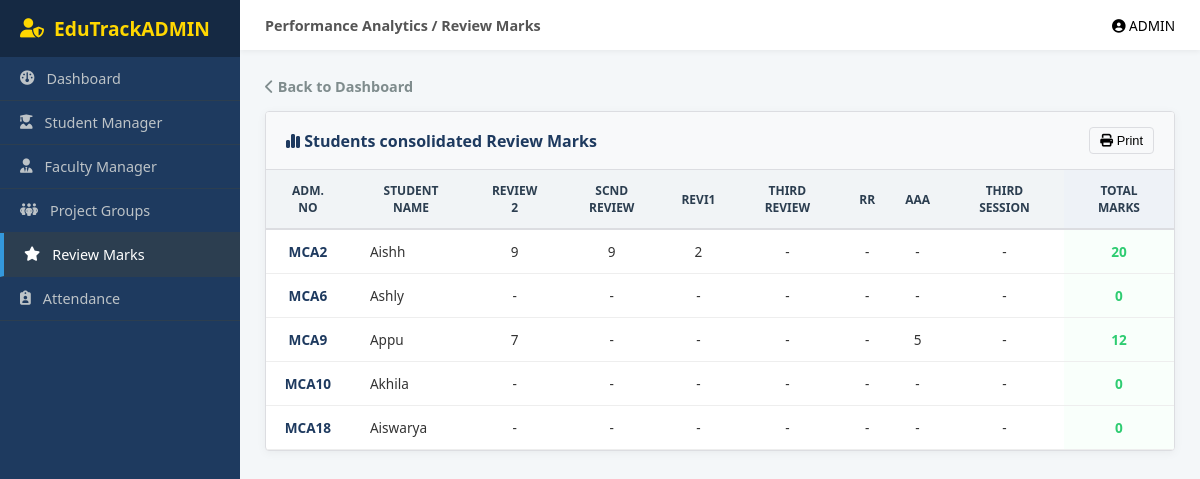
/WAdmin/view_review_marks/, run on an earlier commit of the app's database.
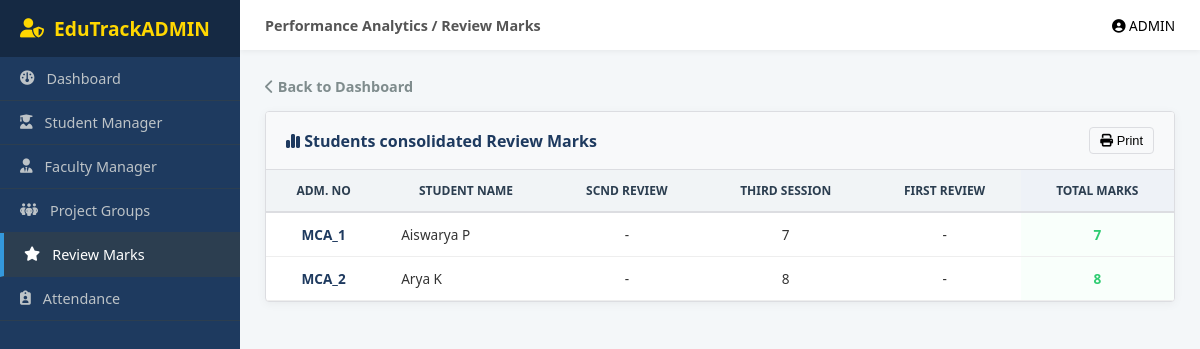
And on a later commit of the database.
### Admin/models.py (models this page shows, shortened)
class ReviewSchedule(models.Model):
    review_date = models.DateField()
    review_time = models.TimeField()
    review_topic = models.CharField(max_length=200)
    STATUS_CHOICES = [
        ('Pending', 'Pending'),
        ('Completed', 'Completed'),
        ('Cancelled', 'Cancelled'),
    ]
    review_status = models.CharField(max_length=20, choices=STATUS_CHOICES, default='Pending')
    remarks = models.TextField(blank=True, null=True)  # optional notes
    created_at = models.DateTimeField(auto_now_add=True)
    updated_at = models.DateTimeField(auto_now=True)

class Student(models.Model):
    admission_number = models.CharField(max_length=30, unique=True)
    name = models.CharField(max_length=100)
    email = models.EmailField(unique=True)
    phone = models.CharField(max_length=15)
    department = models.CharField(max_length=50)
    course = models.CharField(max_length=10)  # BCA / MCA
    academic_batch = models.CharField(max_length=20)  # previously course_batch
    file_batch = models.CharField(max_length=5)  # A/B/C/D
    password = models.CharField(max_length=255)

### Admin/views.py (the view)
# urls.py: path('view_review_marks/', views.admin_view_review_marks, name='view_review_marks'),
def admin_view_review_marks(request):
    students = Student.objects.all()
    reviews = ReviewSchedule.objects.all().order_by('review_date')
    table_data = []
    for student in students:
        marks = ReviewMark.objects.filter(student=student)
        review_marks = {}
        total = 0
        for mark in marks:
            review_marks[mark.review.id] = mark.mark
            total += mark.mark
        table_data.append({
            "student": student,
            "marks": review_marks,
            "total": total
        })
    context = {
        "students": table_data,
        "reviews": reviews
    }
    return render(request,"Admin/view_review_marks.html",context)

### faculty/templatetags/custome_filters.py (called while the page is built)
@register.filter
def get_item(dictionary, key):
    return dictionary.get(key)

### Admin/templates/Admin/view_review_marks.html (shortened to what this page needs)
{% load custome_filters %}
<!doctype html>
<html lang="en">
  <head>
    <link
      rel="stylesheet"
      href="https://cdnjs.cloudflare.com/ajax/libs/font-awesome/6.5.0/css/all.min.css"
    />
  </head>
  <body>
    <div class="sidebar">
      <div class="sidebar-brand">
        <i class="fa-solid fa-user-shield"></i> EduTrackADMIN
      </div>
      <a href="{% url 'WAdmin:admin_dashboard' %}" class="nav-item"
        ><i class="fa-solid fa-gauge"></i> Dashboard</a
      >
      <a href="{% url 'WAdmin:student_list' %}" class="nav-item"
        ><i class="fa-solid fa-user-graduate"></i> Student Manager</a
      >
      <a href="{% url 'WAdmin:faculty_list' %}" class="nav-item"
        ><i class="fa-solid fa-user-tie"></i> Faculty Manager</a
      >
      <a href="{% url 'WAdmin:project_group_list' %}" class="nav-item"
        ><i class="fa-solid fa-people-group"></i> Project Groups</a
      >
      <a href="{% url 'WAdmin:review_schedule' %}" class="nav-item active"
        ><i class="fa-solid fa-star"></i> Review Marks</a
      >
      <a href="{% url 'WAdmin:admin_attendance' %}" class="nav-item"
        ><i class="fa-solid fa-clipboard-user"></i> Attendance</a
      >
    </div>
    <div class="main-wrapper">
      <div class="top-header">
        <div style="font-size: 0.9rem; font-weight: 600; color: #555">
          Performance Analytics / Review Marks
        </div>
        <div style="font-size: 0.85rem">
          <i class="fa-solid fa-circle-user"></i> ADMIN
        </div>
      </div>
      <div class="content-area">
        <a href="{% url 'WAdmin:admin_dashboard' %}" class="back-link">
          <i class="fa-solid fa-chevron-left"></i> Back to Dashboard
        </a>
        <div class="card">
          <div class="card-header">
            <span
              ><i class="fa-solid fa-chart-simple"></i> Students consolidated
              Review Marks</span
            >
            <button
              onclick="window.print()"
              style="
                background: none;
                border: 1px solid var(--et-border);
                padding: 5px 10px;
                border-radius: 4px;
                cursor: pointer;
                font-size: 0.8rem;
              "
            >
              <i class="fa-solid fa-print"></i> Print
            </button>
          </div>
          <div style="overflow-x: auto">
            <table>
              <thead>
                <tr>
                  <th>Adm. No</th>
                  <th>Student Name</th>
                  {% for review in reviews %}
                  <th>{{ review.review_topic }}</th>
                  {% endfor %}
                  <th style="background: #eef2f7">Total Marks</th>
                </tr>
              </thead>
              <tbody>
                {% for row in students %}
                <tr>
                  <td style="font-weight: 600; color: var(--et-dark)">
                    {{ row.student.admission_number }}
                  </td>
                  <td style="text-align: left; padding-left: 20px">
                    {{ row.student.name }}
                  </td>
                  {% for review in reviews %}
                  <td>{{ row.marks|get_item:review.id|default:"-" }}</td>
                  {% endfor %}
                  <td class="total-cell">{{ row.total }}</td>
                </tr>
                {% endfor %}
              </tbody>
            </table>
          </div>
        </div>
      </div>
    </div>
  </body>
</html>

What changed in the data, as far as the page shows it:
removed ReviewSchedule: review_topic "REVIEW 2", marks|get_item "9", marks|get_item "-", marks|get_item "7"
removed ReviewSchedule: review_topic "REVI1", marks|get_item "2", marks|get_item "-"
removed ReviewSchedule: review_topic "THIRD REVIEW", marks|get_item "-"
removed ReviewSchedule: review_topic "RR", marks|get_item "-"
removed ReviewSchedule: review_topic "AAA", marks|get_item "-", marks|get_item "5"
removed Student: student.admission_number "MCA2", student.name "Aishh", total "20", ReviewSchedule (marks|get_item "9"), ReviewSchedule (marks|get_item "-")
removed Student: student.admission_number "MCA6", student.name "Ashly", total "0", ReviewSchedule (marks|get_item "-"), ReviewSchedule (marks|get_item "-")
removed Student: student.admission_number "MCA9", student.name "Appu", total "12", ReviewSchedule (marks|get_item "-"), ReviewSchedule (marks|get_item "-")
removed Student: student.admission_number "MCA10", student.name "Akhila", total "0", ReviewSchedule (marks|get_item "-"), ReviewSchedule (marks|get_item "-")
removed Student: student.admission_number "MCA18", student.name "Aiswarya", total "0", ReviewSchedule (marks|get_item "-"), ReviewSchedule (marks|get_item "-")
added ReviewSchedule: review_topic "FIRST REVIEW", marks|get_item "-"
added Student: student.admission_number "MCA_1", student.name "Aiswarya P", total "7", ReviewSchedule (marks|get_item "-"), ReviewSchedule (marks|get_item "7")
added Student: student.admission_number "MCA_2", student.name "Arya K", total "8", ReviewSchedule (marks|get_item "-"), ReviewSchedule (marks|get_item "8")
